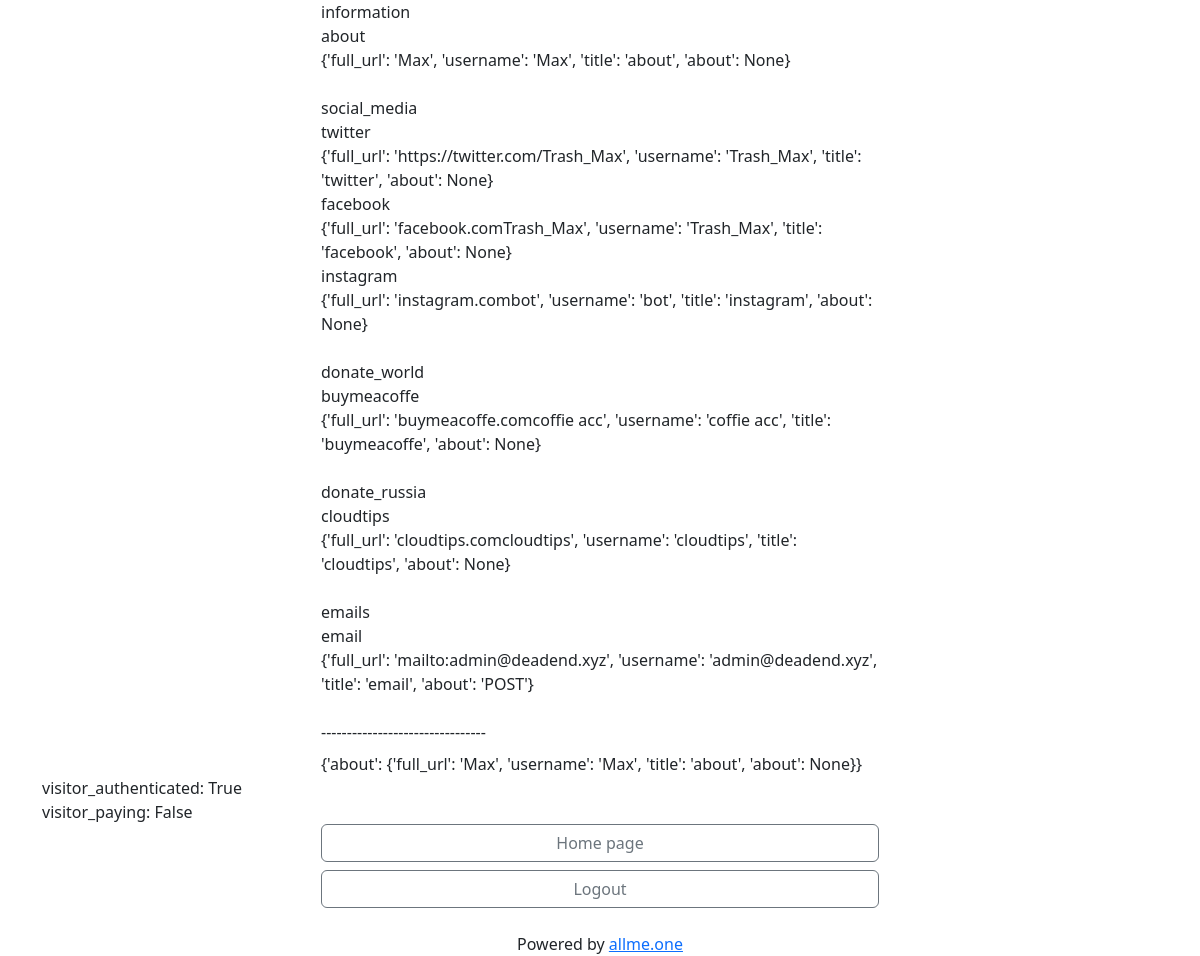
Page /zlrlggces/ (signed in) on the committed database.
### app/models/links.py (models this page shows, shortened)
class SocialNetwork():
    id = db.Column(db.Integer, primary_key=True)
    username = db.Column(db.String(160))
    about = db.Column(db.String(32))
    network_name = db.Column(db.String(16))
    description = db.Column(db.String(255))
    def get_title(self):
        return self.network_name

class About(db.Model, SocialNetwork):
    links_id = db.Column(db.Integer, db.ForeignKey('links.id'))

class Twitter(db.Model, SocialNetwork):
    links_id = db.Column(db.Integer, db.ForeignKey('links.id'))

class Facebook(db.Model, SocialNetwork):
    links_id = db.Column(db.Integer, db.ForeignKey('links.id'))

class Instagram(db.Model, SocialNetwork):
    links_id = db.Column(db.Integer, db.ForeignKey('links.id'))

class Buymeacoffe(db.Model, SocialNetwork):
    links_id = db.Column(db.Integer, db.ForeignKey('links.id'))

class Cloudtips(db.Model, SocialNetwork):
    links_id = db.Column(db.Integer, db.ForeignKey('links.id'))

class Email(db.Model, SocialNetwork):
    links_id = db.Column(db.Integer, db.ForeignKey('links.id'))

### app/main/routes.py (the view)
@bp.route('/<unique_link>/')
def short_list_of_links(unique_link):
    links_data = collect_links_data(unique_link)
    if current_user.is_authenticated:
        visitor_authenticated = True
        visitor_paying = current_user.is_paying()
    else:
        visitor_authenticated = False
        visitor_paying = False
    return render_template("links/cards/short.html",
                           links_data=links_data,
                           visitor_authenticated=visitor_authenticated,
                           visitor_paying=visitor_paying,
                           )

### app/__init__.py (called while the page is built)
def create_app(config_class=Config):
    app = Flask(__name__)
    app.config.from_object(config_class)
    db.init_app(app)
    from app.models.user import User
    login_manager.init_app(app)
    migrate.init_app(app, db)
    from app.main import bp as main_bp
    app.register_blueprint(main_bp)
    from app.auth import bp as auth_bp
    app.register_blueprint(auth_bp, url_prefix='/auth')
    @login_manager.user_loader
    def load_user(id):
        return User.query.get(int(id))
    @app.route('/test/')
    def test_page():
        return '<h1>Testing the Flask Application Factory Pattern</h1>'
    return app

### app/models/user.py (called while the page is built)
    def is_paying(self) -> bool:
        if self.payment_state != 'white':
            return True
        else:
            return False

### app/templates/links/cards/short.html (shortened to what this page needs)
{% extends "base.html" %}
{% block content %}
<div>
<div class="d-grid gap-2 col-{{ button_size }} mx-auto">
{% for keys, data in links_data.items() %}
  {{ keys }} <br>
  {% for key, link in data.items() %}
  {{ key }} <br> {{ link }} <br>
  {% endfor %}
  <br>
{% endfor %}
--------------------------------
<div>
  {{ links_data['information'] }}
</div>
</div>
<div>
  visitor_authenticated: {{ visitor_authenticated }} <br>
  visitor_paying: {{ visitor_paying }} <br>
  {% include 'bottom_buttons.html' %}
  {% if not visitor_paying %}
    {% include 'bottom_about.html' %}
  {% endif %}
</div>
{% endblock %}

### rows in the picture
About: network_name "about", link "{'full_url': 'Max', 'username': 'Max', 'title': 'about', 'about': None}"
Twitter: network_name "twitter", link "{'full_url': 'https://twitter.com/Trash_Max', 'username': 'Trash_Max', 'title': 'twitter', 'about': None}"
Facebook: network_name "facebook", link "{'full_url': 'facebook.comTrash_Max', 'username': 'Trash_Max', 'title': 'facebook', 'about': None}"
Instagram: network_name "instagram", link "{'full_url': 'instagram.combot', 'username': 'bot', 'title': 'instagram', 'about': None}"
Buymeacoffe: network_name "buymeacoffe", link "{'full_url': 'buymeacoffe.comcoffie acc', 'username': 'coffie acc', 'title': 'buymeacoffe', 'about': None}"
Cloudtips: network_name "cloudtips", link "{'full_url': 'cloudtips.comcloudtips', 'username': 'cloudtips', 'title': 'cloudtips', 'about': None}"
Email: network_name "email", link "{'full_url': 'mailto:admin@deadend.xyz', 'username': 'admin@deadend.xyz', 'title': 'email', 'about': 'POST'}"

### other values in the picture
{{ keys }} "information" "social_media" "donate_world" "donate_russia" "emails"
{{ links_data['information'] }} "{'about': {'full_url': 'Max', 'username': 'Max', 'title': 'about', 'about': None}}"
{{ visitor_authenticated }} "True"
{{ visitor_paying }} "False"
